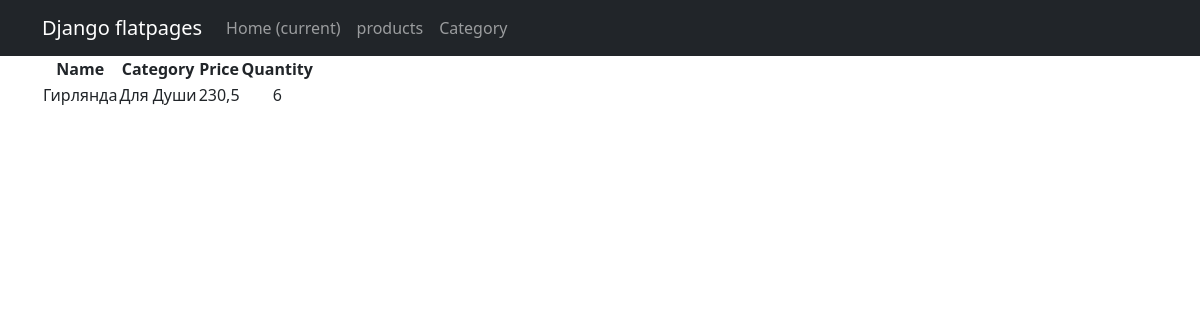
The app's page /products/5/ with its own data.
### simpleapp/models.py (models this page shows, shortened)
class Product(models.Model):
    name = models.CharField(max_length=200)
    price = models.FloatField(validators=[MinValueValidator(0.0, 'Price should be >= 0.0')])
    quantity = models.IntegerField(validators=[MinValueValidator(0, 'Quantity should be >= 0')])
    category = models.ForeignKey('Category', on_delete=models.CASCADE, verbose_name=pgettext_lazy('help text for Products model', 'This is the help text'))
    description = models.CharField(max_length=200)

class Category(models.Model):
    name = models.CharField(max_length=200, help_text=_('category name'))

### simpleapp/views.py (the view)
# urls.py: path('<int:pk>/', ProductDetailView.as_view(), name='product_detail'),  # Ссылка на детали товара
class ProductDetailView(DetailView):
    template_name = 'product_detail.html'  # название шаблона будет product.html
    queryset = Product.objects.all()

### simpleapp/templates/product_detail.html (shortened to what this page needs)
{% extends 'flatpages/default.html' %}
{% block content %}
<table>
    <thead>
        <th>
            Name
        </th>
        <th>
            Category
        </th>
        <th>
            Price
        </th>
        <th>
            Quantity
        </th>
    </thead>
    <tr>
        <td>
            {{ product.name|title }}
        </td>
        <td>
            {{ product.category.name|title }}
        </td>
        <td>
            {{ product.price }}
        </td>
        <td>
            {{ product.quantity }}
        </td>
    </tr>
</table>
{% endblock content %}

### records on screen
Product: name "Гирлянда", category.name "Для Души", price "230,5", quantity "6"
